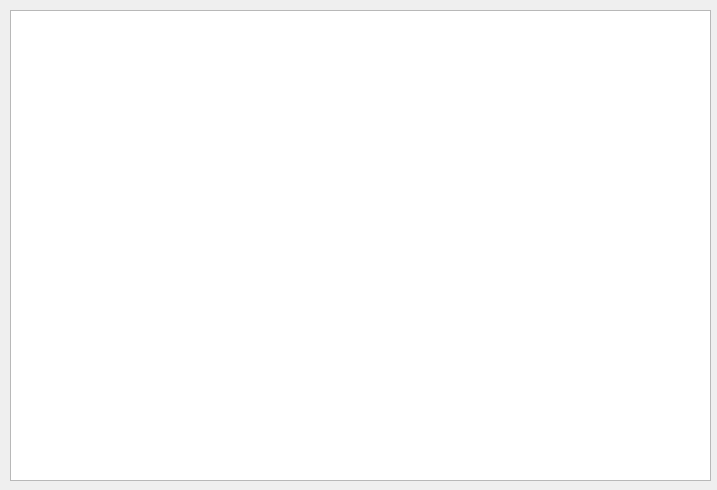
<?xml version="1.0" encoding="UTF-8"?>
<ui version="4.0">
 <class>Widget</class>
 <widget class="QWidget" name="Widget">
  <property name="geometry">
   <rect>
    <x>0</x>
    <y>0</y>
    <width>717</width>
    <height>490</height>
   </rect>
  </property>
  <property name="windowTitle">
   <string>Widget</string>
  </property>
  <widget class="QChartView" name="graphicsView">
   <property name="geometry">
    <rect>
     <x>10</x>
     <y>10</y>
     <width>701</width>
     <height>471</height>
    </rect>
   </property>
  </widget>
 </widget>
 <customwidgets>
  <customwidget>
   <class>QChartView</class>
   <extends>QGraphicsView</extends>
   <header>qchartview.h</header>
  </customwidget>
 </customwidgets>
 <resources/>
 <connections/>
</ui>
